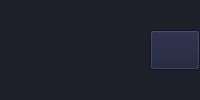
               <widget class="QWidget" name="playersTopBar" native="true">
                <property name="sizePolicy">
                 <sizepolicy hsizetype="Expanding" vsizetype="Preferred">
                  <horstretch>0</horstretch>
                  <verstretch>0</verstretch>
                 </sizepolicy>
                </property>
                <property name="styleSheet">
                 <string notr="true">background-color: rgb(29, 32, 40);</string>
                </property>
                <layout class="QHBoxLayout" name="horizontalLayout_5">
                 <property name="spacing">
                  <number>0</number>
                 </property>
                 <property name="leftMargin">
                  <number>0</number>
                 </property>
                 <property name="topMargin">
                  <number>0</number>
                 </property>
                 <property name="rightMargin">
                  <number>0</number>
                 </property>
                 <property name="bottomMargin">
                  <number>0</number>
                 </property>
                 <item alignment="Qt::AlignLeft">
                  <widget class="QWidget" name="playersRefreshMsgContainer" native="true">
                   <property name="sizePolicy">
                    <sizepolicy hsizetype="Expanding" vsizetype="Preferred">
                     <horstretch>0</horstretch>
                     <verstretch>0</verstretch>
                    </sizepolicy>
                   </property>
                   <layout class="QHBoxLayout" name="horizontalLayout_7">
                    <item>
                     <widget class="QLabel" name="playersRefreshMsg">
                      <property name="sizePolicy">
                       <sizepolicy hsizetype="Expanding" vsizetype="Preferred">
                        <horstretch>0</horstretch>
                        <verstretch>0</verstretch>
                       </sizepolicy>
                      </property>
                      <property name="minimumSize">
                       <size>
                        <width>0</width>
                        <height>20</height>
                       </size>
                      </property>
                      <property name="maximumSize">
                       <size>
                        <width>300</width>
                        <height>16777215</height>
                       </size>
                      </property>
                      <property name="font">
                       <font>
                        <pointsize>10</pointsize>
                        <weight>75</weight>
                        <bold>true</bold>
                       </font>
                      </property>
                      <property name="styleSheet">
                       <string notr="true"/>
                      </property>
                      <property name="text">
                       <string/>
                      </property>
                     </widget>
                    </item>
                   </layout>
                  </widget>
                 </item>
                 <item alignment="Qt::AlignRight">
                  <widget class="QWidget" name="playersRefreshBtnContainer" native="true">
                   <property name="sizePolicy">
                    <sizepolicy hsizetype="Expanding" vsizetype="Preferred">
                     <horstretch>0</horstretch>
                     <verstretch>0</verstretch>
                    </sizepolicy>
                   </property>
                   <property name="minimumSize">
                    <size>
                     <width>50</width>
                     <height>40</height>
                    </size>
                   </property>
                   <property name="maximumSize">
                    <size>
                     <width>50</width>
                     <height>40</height>
                    </size>
                   </property>
                   <property name="styleSheet">
                    <string notr="true">QWidget{
	background-color: rgb(27, 29, 55);
}
QWidget:hover {
	background-color: rgb(33, 37, 60);
}
QWidget:pressed {
	background-color: rgb(33, 37, 255);
}
</string>
                   </property>
                   <layout class="QVBoxLayout" name="verticalLayout_16">
                    <property name="spacing">
                     <number>0</number>
                    </property>
                    <property name="leftMargin">
                     <number>0</number>
                    </property>
                    <property name="topMargin">
                     <number>0</number>
                    </property>
                    <property name="rightMargin">
                     <number>0</number>
                    </property>
                    <property name="bottomMargin">
                     <number>0</number>
                    </property>
                    <item>
                     <widget class="QPushButton" name="playersRefreshBtn">
                      <property name="sizePolicy">
                       <sizepolicy hsizetype="Fixed" vsizetype="Fixed">
                        <horstretch>0</horstretch>
                        <verstretch>0</verstretch>
                       </sizepolicy>
                      </property>
                      <property name="minimumSize">
                       <size>
                        <width>50</width>
                        <height>40</height>
                       </size>
                      </property>
                      <property name="maximumSize">
                       <size>
                        <width>50</width>
                        <height>40</height>
                       </size>
                      </property>
                      <property name="styleSheet">
                       <string notr="true"/>
                      </property>
                      <property name="text">
                       <string/>
                      </property>
                      <property name="icon">
                       <iconset resource="res.qrc">
                        <normaloff>:/icons/UI/icons/refresh_icon.svg</normaloff>:/icons/UI/icons/refresh_icon.svg</iconset>
                      </property>
                      <property name="iconSize">
                       <size>
                        <width>24</width>
                        <height>24</height>
                       </size>
                      </property>
                     </widget>
                    </item>
                   </layout>
                  </widget>
                 </item>
                </layout>
               </widget>
